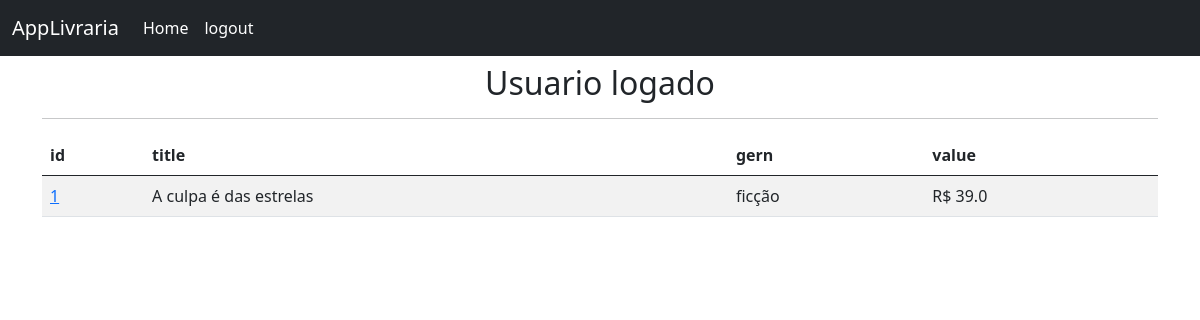
Page / (signed in) on the earlier database version.
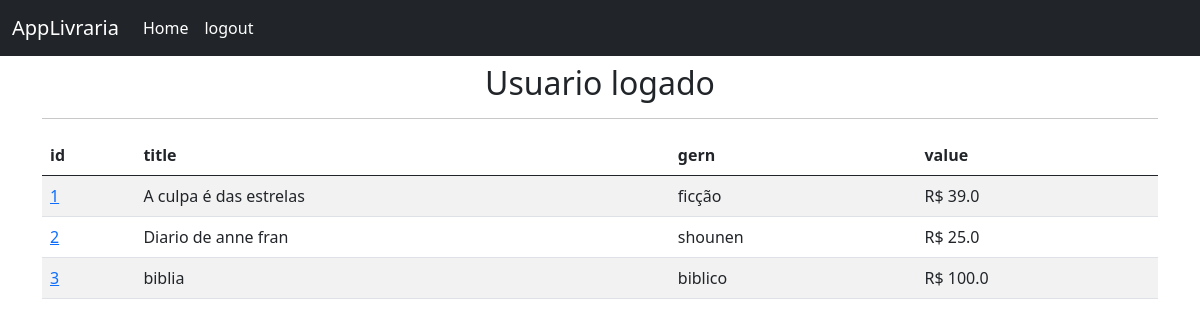
Same page on the later database version.
### livraria/models.py (models this page shows, shortened)
class Book(models.Model):
    created_at = models.DateTimeField(auto_now_add = True)
    title = models.CharField(max_length = 50)
    description = models.CharField(max_length = 200)
    year = models.IntegerField()
    gern = models.CharField(max_length = 30)
    value = models.FloatField()

### livraria/views.py (the view)
# urls.py: path("",home, name = "home"),
def home(request):
    books = Book.objects.all()
    if request.method == "POST":
        username = request.POST['usuario']
        password = request.POST['senha']
        user = authenticate(
            request,
            username=username,
            password=password
        )
        if user is not None:
            login(request, user)
            messages.success(request,
                "Login realizado com sucesso!")
            return redirect('home')
        else:
            messages.error(request,
                "Erro na autenticação. Tente novamente!")
            return redirect('home')
    else:
        return render(request, 'home.html',{'books':books})

### livraria/templates/home.html (shortened to what this page needs)
{% extends 'layout.html' %} {% block content %} {% if user.is_authenticated%}
<h2 class="text-center">Usuario logado</h2>
<hr />
{%if books %}
<table class="table table-striped">
  <thead>
    <tr>
      <th>id</th>
      <th>title</th>
      <th>gern</th>
      <th>value</th>
    </tr>
  </thead>
  <tbody>
    {% for book in books %}
    <tr>
      <td>
        <a href="{% url 'book' book.id %}"> {{book.id}} </a>
      </td>
      <td>{{book.title}}</td>
      <td>{{book.gern}}</td>
      <td>R$ {{book.value}}</td>
    </tr>
    {% endfor %}
  </tbody>
</table>
{% endif %} {% endif %} {% endblock %}

### livraria/templates/layout.html (shortened to what this page needs)
<!DOCTYPE html>
<html lang="en">
  <head>
    <link
      href="https://cdn.jsdelivr.net/npm/bootstrap@5.0.2/dist/css/bootstrap.min.css"
      rel="stylesheet"
    />
  </head>
  <body>
    {% include 'nav-bar.html' %}
    <div class="container pt-2">
       {% block content %} {% endblock %}
    </div>
  </body>
</html>

### livraria/templates/nav-bar.html (shortened to what this page needs)
<nav class="navbar navbar-expand-lg bg-dark navbar-dark">
  <div class="container-fluid">
    <a class="navbar-brand" href="{% url 'home' %}">AppLivraria</a>
    <div class="collapse navbar-collapse" id="navbarSupportedContent">
      <ul class="navbar-nav me-auto mb-2 mb-lg-0">
        <li class="nav-item">
          <a class="nav-link active" aria-current="page" href="{% url 'home' %}"
            >Home</a
          >
        </li>
        {% if user.is_authenticated %}
        <li class="nav-item">
          <a
            class="nav-link active"
            aria-current="page"
            href="{% url 'logout' %}"
            >logout</a
          >
        </li>
        {% endif %}
      </ul>
    </div>
  </div>
</nav>

Differences in the rows shown:
added Book: id "2", title "Diario de anne fran", gern "shounen", value "25.0"
added Book: id "3", title "biblia", gern "biblico", value "100.0"
